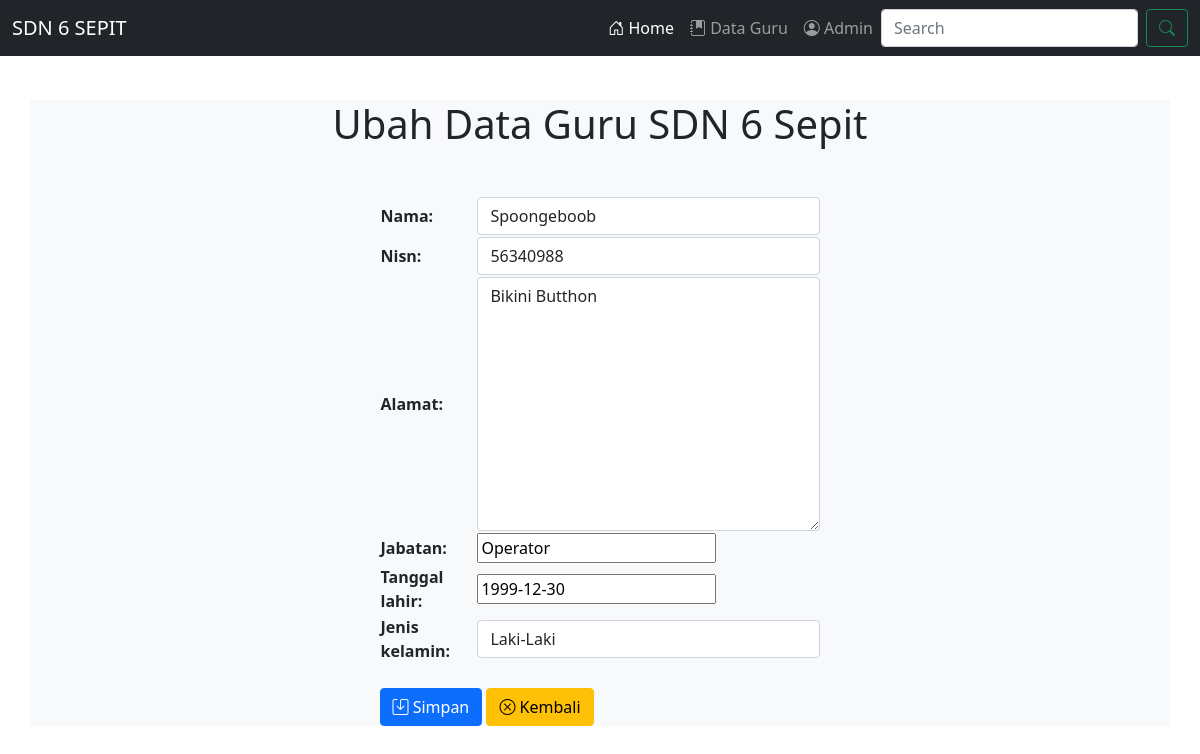
/DataGuru/ubah/3, run on the app's committed database.
### DataGuru/models.py (models this page shows, shortened)
class DataGuru(models.Model):
    jk = (
        ('L', 'Laki-Laki'),
        ('P', 'Perempuan'),
    )
    nama = models.CharField(max_length=100)
    nisn = models.CharField(max_length=100)
    alamat = models.CharField(max_length=100)
    jabatan = models.CharField(max_length=100)
    tanggal_lahir = models.CharField(max_length=100)
    jenis_kelamin = models.CharField(max_length=10, choices=jk)

### DataGuru/views.py (the view)
# urls.py: path('DataGuru/ubah/<int:ubah_id>', ubah, name='ubah'),
def ubah(request, ubah_id):
    dataguru_ubah = DataGuru.objects.get(id=ubah_id)
    data_dataguru = {
        'nama': dataguru_ubah.nama,
        'nisn': dataguru_ubah.nisn,
        'alamat': dataguru_ubah.alamat,
        'jabatan': dataguru_ubah.jabatan,
        'tanggal_lahir': dataguru_ubah.tanggal_lahir,
        'jenis_kelamin': dataguru_ubah.jenis_kelamin,
    }
    dataguru_form = DataGuruForm(
        request.POST or None, initial=data_dataguru, instance=dataguru_ubah)
    if request.method == 'POST':
        if dataguru_form.is_valid():
            dataguru_form.save()
            messages.success(request, "Data Berhasil Dirubah")
        return redirect('list')
    data = {
        'judul': "Ubah Data Guru SDN 6 Sepit",
        'isi': dataguru_form,
    }
    return render(request, 'DataGuru/tambah.html', data)

### DataGuru/forms.py
class DataGuruForm(ModelForm):
    class Meta:
        model = DataGuru
        fields = '__all__'
        widgets = {
            'nama': forms.TextInput({'class': 'form-control'}),
            'nisn': forms.TextInput({'class': 'form-control'}),
            'alamat': forms.Textarea({'class': 'form-control'}),
            'jabatan': forms.TextInput({'class': 'form-contorl'}),
            'tanggal_lahir': forms.TextInput({'class': 'form-contorl'}),
            'jenis_kelamin': forms.Select({'class': 'form-control'}),
        }

### templates/DataGuru/tambah.html (shortened to what this page needs)
{% extends 'base.html' %}
{% block contents %}
    <div class="container mt-5">
        <h1 align="center">{{judul}}</h1>
        <div class="row mt-5 d-flex justify-content-center">
            <div class="col-md-5">
                <form method="POST">
                    <table>
                        {{isi.as_table}}
                    </table>
                    <br>
                    <button class="btn btn-primary" type="submit"><i class="bi bi-save"></i> Simpan</button>
                    <a href="/DataGuru/list" class="btn btn-warning"><i class="bi bi-x-circle"></i> Kembali</a>
                </form>
            </div>
        </div>
    </div>
{% endblock contents %}

### data on the page
DataGuru: nama "Spoongeboob", nisn "56340988", alamat "Bikini Butthon", jabatan "Operator", tanggal_lahir "1999-12-30", jenis_kelamin "Laki-Laki"

### other printed values
{{ judul }} "Ubah Data Guru SDN 6 Sepit"
